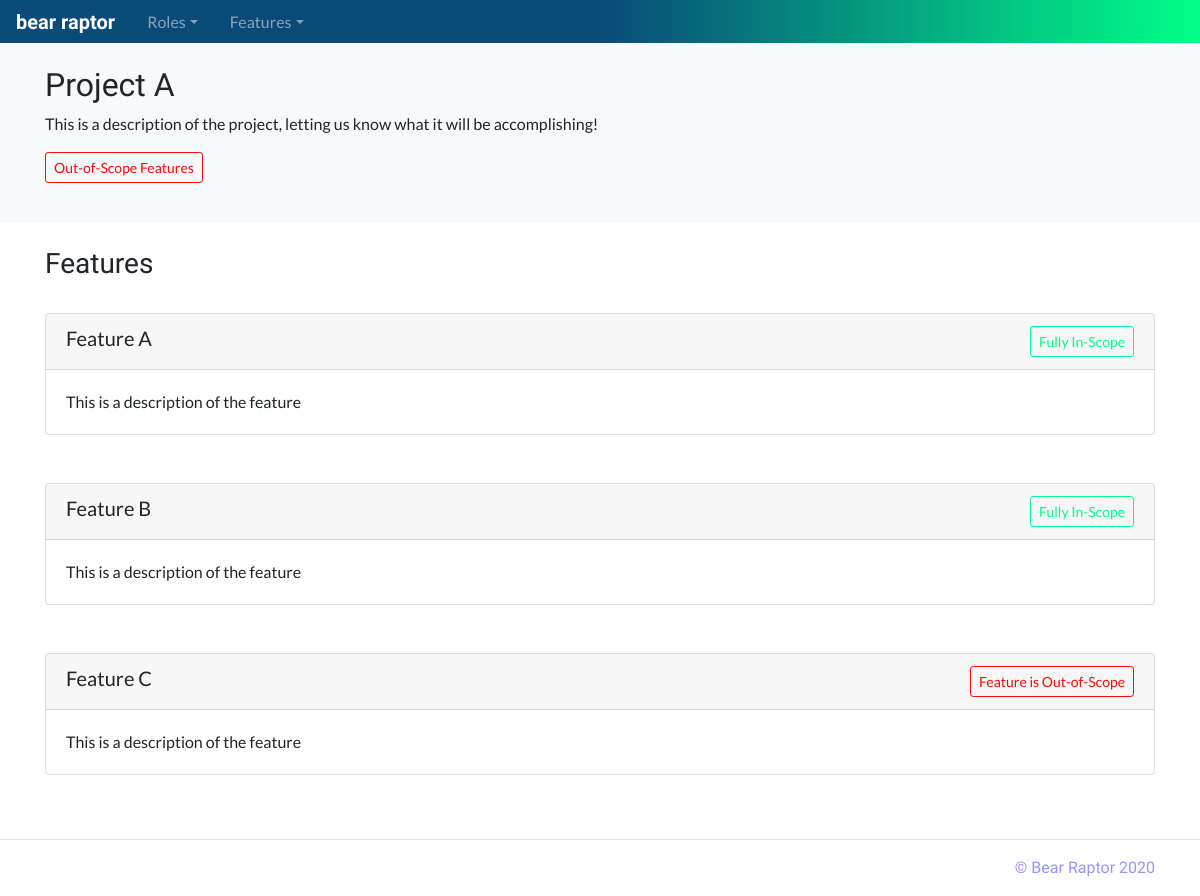
/project/1, run on an earlier commit of the app's database.
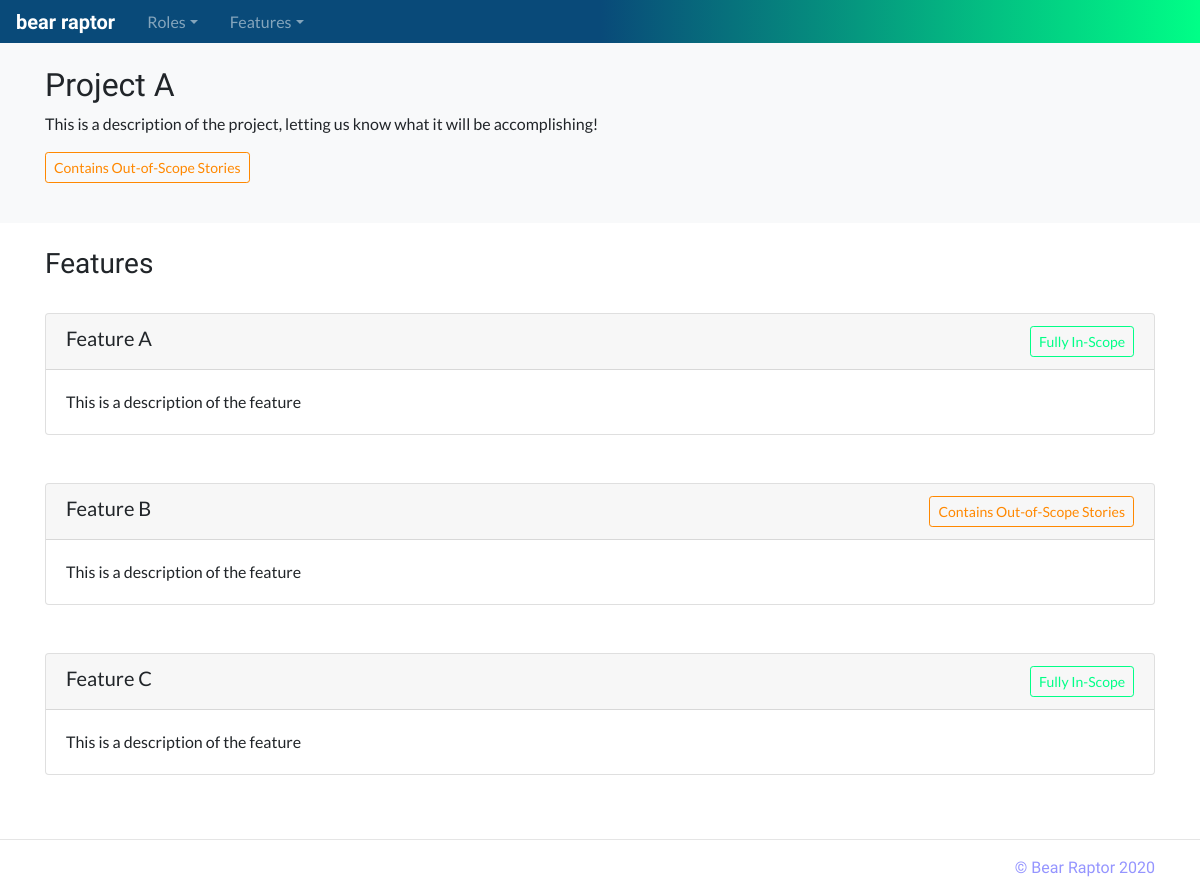
And on a later commit of the database.
### database_setup.py (models this page shows, shortened)
class Project(Base):
    __tablename__ = 'project'
    id = Column(Integer, primary_key=True)
    title = Column(String(250), nullable=False)
    description = Column(String(500))
    status = Column(String(50), nullable=False)

class Feature(Base):
    __tablename__ = 'feature'
    id = Column(Integer, primary_key=True)
    title = Column(String(250), nullable=False)
    description = Column(String(500))
    scope = Column(String(25), nullable=False)
    project_id = Column(Integer, ForeignKey('project.id'))
    project = relationship(Project)

### app.py (the view)
@app.route('/project/<int:project_id>')
def projectDash(project_id):
    project = session.query(Project).filter_by(id=project_id).one()
    roles = session.query(Role).filter_by(project_id=project_id).all()
    features = session.query(Feature).filter_by(project_id=project_id).all()
    featureids = []
    scope = 'in'
    for i in features:
        featureids.append(i.id)
        if i.scope == 'out':
            scope = 'out'
    stories = session.query(Story).filter(Story.feature_id.in_(featureids)).all()
    if scope != 'out':
        for i in stories:
            if i.scope == 'out':
                scope = 'contains'
    return render_template('project-dash.html', project=project, scope=scope,
                            roles=roles, features=features)

### templates/project-dash.html (shortened to what this page needs)
<!doctype html>
<html lang="en">
  {% include "head.html" %}
  <body>
    {% include "menu.html" %}
    <main role="main">
      <section class="bg-light p-4">
        <div class="container">
          <div class="row">
            <div class="col-md-12">
              <h2>{{project.title}}</h2>
              <p>
                {{project.description}}
              </p>
              <p>
                {% if scope == 'contains' %}
                <button type="button" class="btn btn-outline-warning btn-sm">Contains Out-of-Scope Stories</button>
                {% endif %}
                {% if scope == 'out' %}
                <button type="button" class="btn btn-outline-danger btn-sm">Out-of-Scope Features</button>
                {% endif %}
              </p>
            </div>
          </div>
        </div>
      </section>
      <section class="p-4">
        <div class="container">
          <div class="row">
            <div class="col-md-12">
              <h3>Features</h3>
            </div>
          </div>
          {% for i in features %}
          <div class="row user-story">
            <div class="col-md-12">
              <div class="card">
                <h5 class="card-header">{{i.title}}
                  {% if i.scope == 'in'%}
                    <button type="button" class="btn btn-outline-success btn-sm float-right">Fully In-Scope</button>
                  {% endif %}
                  {% if i.scope == 'contains' %}
                  <button type="button" class="btn btn-outline-warning btn-sm float-right">Contains Out-of-Scope Stories</button>
                  {% endif %}
                  {% if i.scope == 'out' %}
                  <button type="button" class="btn btn-outline-danger btn-sm float-right">Feature is Out-of-Scope</button>
                  {% endif %}
                </h5>
                <div class="card-body">
                  <p class="card-text">
                    {{i.description}}
                  </p>
                </div>
              </div>
            </div>
          </div>
          {% endfor %}
        </div>
      </section>
        <hr>
    </main>
    {% include "footer.html" %}
  </body>
</html>

### templates/head.html (shortened to what this page needs)
<head>
  <link rel="stylesheet" href="https://stackpath.bootstrapcdn.com/bootstrap/4.5.0/css/bootstrap.min.css">
  <link rel="stylesheet" href="../static/styles-fix.css">
</head>

### templates/menu.html (shortened to what this page needs)
<nav class="navbar navbar-expand-md navbar-dark fixed-top bg-dark">
  <a class="navbar-brand bear-raptor" href="{{url_for('mainPage')}}"><b>bear raptor</b></a>
  <div class="collapse navbar-collapse" id="navbarsExampleDefault">
    <ul class="navbar-nav mr-auto">
      {% if roles is defined %}
      <li class="nav-item dropdown px-2">
        <a class="nav-link dropdown-toggle" href="#" id="rolesdropdown" data-toggle="dropdown" aria-haspopup="true" aria-expanded="false">Roles</a>
      </li>
      {% endif %}
      {% if features is defined %}
      <li class="nav-item dropdown px-2">
        <a class="nav-link dropdown-toggle" href="#" id="featuresdropdown" data-toggle="dropdown" aria-haspopup="true" aria-expanded="false">Features</a>
      </li>
      {% endif %}
    </ul>
  </div>
</nav>

### templates/footer.html (shortened to what this page needs)
<footer class="container">
  <p class="bear-raptor bear-footer float-right">&copy; Bear Raptor 2020</p>
</footer>

### static/styles-fix.css (style rules this page uses)
body { padding-top: 2.6rem; font-family: 'Lato', sans-serif; }
h1, h2, h3, h4 { font-family: 'Marcellus', serif; }
.user-story { padding-bottom: 1.5rem; padding-top: 1.5rem; }
.bg-dark { background: linear-gradient(90deg, rgba(9,74,121,1) 0%, rgba(9,74,121,1) 50%, rgba(0,255,135,1) 100%); }
.navbar { padding: .1rem 1rem; }
.bear-raptor { font-family: 'Cedarville Cursive', cursive; }
.bear-footer { color: #9595ff; }
.btn-outline-warning { color: #ff8800; border-color: #ff8800; }
.btn-outline-success { color: #00ff87; border-color: #00ff87; }

What changed in the data, as far as the page shows it:
changed Feature "Feature B": scope "Fully In-Scope" → "Contains Out-of-Scope Stories"
changed Feature "Feature C": scope "Feature is Out-of-Scope" → "Fully In-Scope"
Also different on the page:
text no longer shown: "Out-of-Scope Features"
text now shown: "Contains Out-of-Scope Stories"
